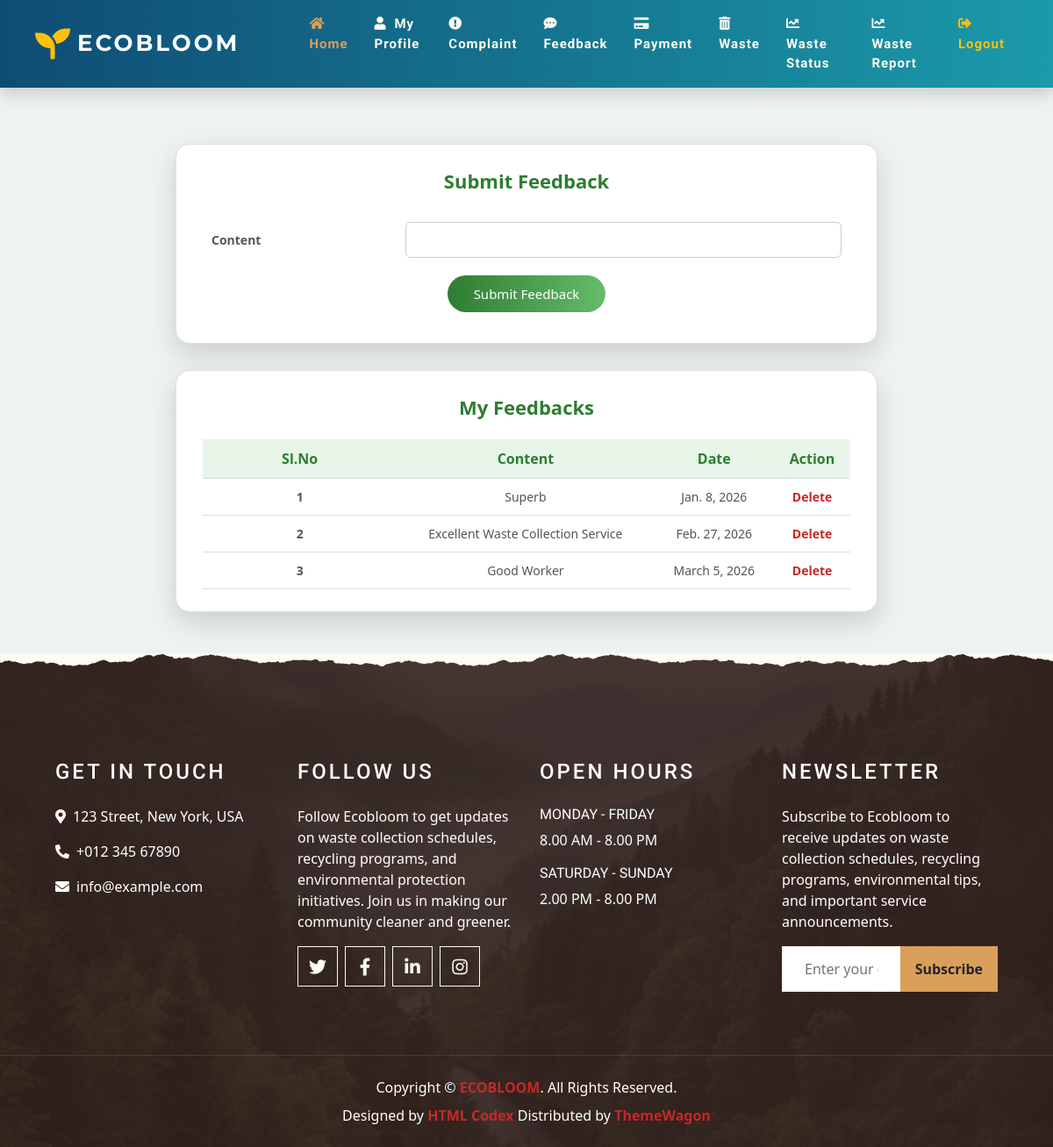
Page /User/Feedback/ (signed in) on the committed database.
### User/models.py (models this page shows)
class tbl_feedback(models.Model):
    feedback_content=models.CharField(max_length=50)
    feedback_date=models.DateField(auto_now_add=True)
    user_id=models.ForeignKey(tbl_user,on_delete=models.CASCADE)

### User/views.py (the view)
# urls.py: path('Feedback/',views.Feedback,name="Feedback"),
def Feedback(request):
    if "uid" not in request.session:
        return redirect("Guest:Login")
    else:
        userId=tbl_user.objects.get(id=request.session['uid'])
        feedbackdata=tbl_feedback.objects.filter(user_id=userId)
        if request.method=="POST":
            content=request.POST.get("txt_content")
            userdata=tbl_user.objects.get(id=request.session['uid'])
            tbl_feedback.objects.create(feedback_content=content,user_id=userdata)
            return render(request,"User/Feedback.html",{'msg':"Feedback Added"})
        else:
            return render(request,"User/Feedback.html",{'feedbackdata':feedbackdata})

### User/Templates/User/Feedback.html (shortened to what this page needs)
{% extends 'User/Head.html' %}
{% block content %}
<!DOCTYPE html>
<html lang="en">
<head>
</head>
<body>
<form action="" method="post">
<div class="feedback-container">
    <div class="card">
        <div class="title">Submit Feedback</div>
        <table>
            <tr>
                <td>Content</td>
                <td><input type="text" name="txt_content"></td>
            </tr>
            <tr>
                <td colspan="2" align="center">
                    <input type="submit" value="Submit Feedback">
                </td>
            </tr>
        </table>
    </div>
    <div class="card">
        <div class="title">My Feedbacks</div>
        <table class="feedback-table">
            <tr>
                <th>Sl.No</th>
                <th>Content</th>
                <th>Date</th>
                <th>Action</th>
            </tr>
            {% for i in feedbackdata %}
            <tr>
                <td>{{forloop.counter}}</td>
                <td>{{i.feedback_content}}</td>
                <td>{{i.feedback_date}}</td>
                <td><a href="{% url 'User:delfeedback' i.id %}">Delete</a></td>
            </tr>
            {% endfor %}
        </table>
    </div>
</div>
</form>
</body>
</html>
{% endblock content %}

### User/Templates/User/Feedback.html (style rules this page uses)
body { background: #eef2f3; font-family: "Segoe UI", Tahoma, sans-serif; }
.feedback-container { width: 90%; max-width: 800px; margin: 40px auto; animation: fadeIn 0.7s ease; }
.card { background: #ffffff; border-radius: 16px; box-shadow: 0 12px 30px rgba(0,0,0,0.15); padding: 25px 30px; margin-bottom: 30px; }
.title { text-align: center; font-size: 22px; font-weight: bold; color: #2e7d32; margin-bottom: 20px; }
table { width: 100%; border-collapse: collapse; }
td { padding: 10px; font-size: 14px; }
td:first-child { font-weight: bold; color: #555; width: 30%; }
input[type="text"] { width: 100%; padding: 9px 12px; border-radius: 6px; border: 1px solid #ccc; font-size: 14px; transition: 0.3s; }
input[type="submit"] { background: linear-gradient(90deg, #2e7d32, #66bb6a); color: white; border: none; padding: 10px 30px; font-size: 15px; border-radius: 22px; cursor: pointer; transition: 0.3s; }
.feedback-table th, .feedback-table td { border-bottom: 1px solid #ddd; padding: 10px; text-align: center; }
.feedback-table th { background: #e8f5e9; color: #2e7d32; font-weight: bold; }
a { color: #c62828; text-decoration: none; font-weight: bold; }

### rows in the picture
tbl_feedback: feedback_content "Superb", feedback_date "Jan. 8, 2026"
tbl_feedback: feedback_content "Excellent Waste Collection Service", feedback_date "Feb. 27, 2026"
tbl_feedback: feedback_content "Good Worker", feedback_date "March 5, 2026"
